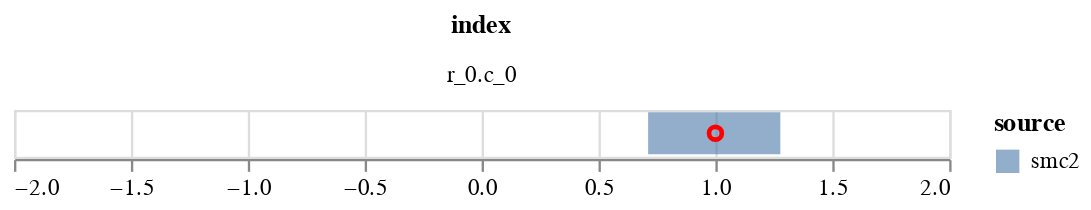

Notebook code for this chart:
### Code cell
plot_data = plot_data[plot_data['index']=='r_0.c_0']

c1 = alt.Chart(plot_data).mark_bar(opacity=0.6).encode(
    alt.X('q1', title=None,  scale=alt.Scale(domain=[-2,2])),
    alt.X2('q2', title=None),
    alt.Color('source'),    
)
    

c2 = alt.Chart(plot_data).mark_point(opacity=1, color='red').encode(
        alt.X('data', title=None),
)
(c1+c2).facet(
       'index',
    columns=1
    )

### Figure 1 — Vega-Lite specification as saved in the notebook (floating-point values rounded to 4 significant figures)
{"config": {"view": {"continuousWidth": 400, "continuousHeight": 300}}, "data": {"name": "data-10dec21a0ea9d62cd0036352c7cbe4f4"}, "facet": {"type": "nominal", "field": "index"}, "spec": {"layer": [{"mark": {"type": "bar", "opacity": 0.6}, "encoding": {"color": {"type": "nominal", "field": "source"}, "x": {"type": "quantitative", "field": "q1", "scale": {"domain": [-2, 2]}, "title": null}, "x2": {"field": "q2", "title": null}}}, {"mark": {"type": "point", "color": "red", "opacity": 1}, "encoding": {"x": {"type": "quantitative", "field": "data", "title": null}}}]}, "columns": 1, "$schema": "https://vega.github.io/schema/vega-lite/v4.8.1.json", "datasets": {"data-10dec21a0ea9d62cd0036352c7cbe4f4": [{"index": "r_0.c_0", "q1": 0.7121, "q2": 1.278, "source": "smc2", "data": 1.0}]}}
